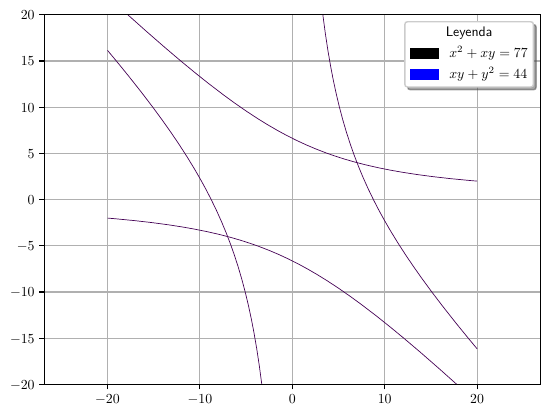

The Python source for this figure:
#!/usr/bin/env python

"""Programa p2.py"""

import numpy as np
import matplotlib.pyplot as plt
import matplotlib.patches as mpatches
from scipy.optimize import fsolve

plt.rcParams["text.usetex"] = True
plt.rcParams["font.serif"] = ["Computer Modern"]
# plt.rcParams["figure.autolayout"] = True
# plt.rcParams["figure.figsize"] = [10, 10]


nx = 301
x = np.linspace(start=-20.0, stop=20.0, num=nx)
# y = 24 - x

x_, y_ = np.meshgrid(x, x)
equation_1 = x_**2 + x_ * y_ - 77
equation_2 = x_ * y_ + y_**2 - 44


# def func(x):
#     return [x[0] ** 2 + x[1] ** 2 - 290, x[0] + x[1] - 24]


# root = fsolve(func, [-12, 35])


if __name__ == "__main__":
    fig, ax = plt.subplots()
    ax.grid()
    # ax.plot(x, y, "b", lw=0.5)
    # https://matplotlib.org/stable/gallery/subplots_axes_and_figures/axis_equal_demo.html
    # https://stackoverflow.com/a/39500357/9302545
    ax.axis("equal")
    CS_1 = ax.contour(x_, y_, equation_1, [0], linewidths=0.5)
    CS_2 = ax.contour(x_, y_, equation_2, [0], linewidths=0.5)
    # h, _ = CS.legend_elements()
    # label=r"$x + y = 24$"
    black_patch = mpatches.Patch(
        color="black", label=r"$x^{2} + xy = 77$", linewidth=0.2, linestyle="-"
    )
    red_patch = mpatches.Patch(
        color="blue", label=r"$xy + y^{2}= 44$", linewidth=0.2, linestyle="-"
    )
    ax.legend(
        handles=[black_patch, red_patch], shadow=True, title="Leyenda", fancybox=True
    )
    fig.savefig("p2.pdf", transparent=True, bbox_inches="tight")
    # print(f"Solución: {root}")
